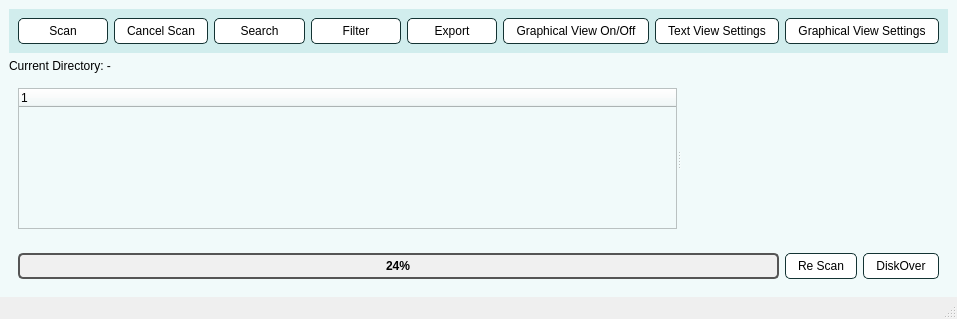
<?xml version="1.0" encoding="UTF-8"?>
<ui version="4.0">
 <class>MainWindow</class>
 <widget class="QMainWindow" name="MainWindow">
  <property name="geometry">
   <rect>
    <x>0</x>
    <y>0</y>
    <width>957</width>
    <height>319</height>
   </rect>
  </property>
  <property name="windowTitle">
   <string>MainWindow</string>
  </property>
  <widget class="QWidget" name="centralwidget">
   <property name="styleSheet">
    <string notr="true">background-color: #F1FAFA

</string>
   </property>
   <layout class="QVBoxLayout" name="verticalLayout">
    <item>
     <widget class="QWidget" name="ToolBar" native="true">
      <property name="sizePolicy">
       <sizepolicy hsizetype="Preferred" vsizetype="Fixed">
        <horstretch>0</horstretch>
        <verstretch>0</verstretch>
       </sizepolicy>
      </property>
      <property name="styleSheet">
       <string notr="true">#ToolBar {
background-color: #D1EDED;
}
#ToolBar QPushButton {
background-color: white; /* normal button color */
color: black; /* text color */
border: 1px solid #133333; /* border color */
border-radius: 5px; /* rounded corners */
padding: 5px 12px; /* space inside button */
}
/* Hover effect for buttons */
#ToolBar QPushButton:hover {
background-color: #F1FAFA; /* darker blue on hover */
}
</string>
      </property>
      <layout class="QHBoxLayout" name="horizontalLayout">
       <item>
        <widget class="QPushButton" name="pushButton_2">
         <property name="text">
          <string>Scan</string>
         </property>
        </widget>
       </item>
       <item>
        <widget class="QPushButton" name="pushButton_5">
         <property name="text">
          <string>Cancel Scan</string>
         </property>
        </widget>
       </item>
       <item>
        <widget class="QPushButton" name="pushButton_4">
         <property name="text">
          <string>Search</string>
         </property>
        </widget>
       </item>
       <item>
        <widget class="QPushButton" name="pushButton_3">
         <property name="text">
          <string>Filter</string>
         </property>
        </widget>
       </item>
       <item>
        <widget class="QPushButton" name="pushButton">
         <property name="text">
          <string>Export</string>
         </property>
        </widget>
       </item>
       <item>
        <widget class="QPushButton" name="pushButton_6">
         <property name="text">
          <string>Graphical View On/Off</string>
         </property>
        </widget>
       </item>
       <item>
        <widget class="QPushButton" name="pushButton_7">
         <property name="text">
          <string>Text View Settings</string>
         </property>
        </widget>
       </item>
       <item>
        <widget class="QPushButton" name="pushButton_8">
         <property name="text">
          <string>Graphical View Settings</string>
         </property>
        </widget>
       </item>
      </layout>
     </widget>
    </item>
    <item>
     <widget class="QLabel" name="labelCurrentDir">
      <property name="sizePolicy">
       <sizepolicy hsizetype="Preferred" vsizetype="Fixed">
        <horstretch>0</horstretch>
        <verstretch>0</verstretch>
       </sizepolicy>
      </property>
      <property name="text">
       <string>Current Directory: -</string>
      </property>
     </widget>
    </item>
    <item>
     <widget class="QWidget" name="MainView" native="true">
      <layout class="QHBoxLayout" name="horizontalLayout_2">
       <item>
        <widget class="QSplitter" name="splitter">
         <property name="orientation">
          <enum>Qt::Orientation::Horizontal</enum>
         </property>
         <widget class="QTreeWidget" name="treeWidget">
          <property name="sizePolicy">
           <sizepolicy hsizetype="Expanding" vsizetype="Expanding">
            <horstretch>0</horstretch>
            <verstretch>0</verstretch>
           </sizepolicy>
          </property>
          <column>
           <property name="text">
            <string notr="true">1</string>
           </property>
          </column>
         </widget>
         <widget class="QWidget" name="widget_3" native="true"/>
        </widget>
       </item>
      </layout>
     </widget>
    </item>
    <item>
     <widget class="QWidget" name="widget" native="true">
      <property name="sizePolicy">
       <sizepolicy hsizetype="Preferred" vsizetype="Fixed">
        <horstretch>0</horstretch>
        <verstretch>0</verstretch>
       </sizepolicy>
      </property>
      <layout class="QHBoxLayout" name="horizontalLayout_3">
       <item>
        <widget class="QProgressBar" name="progressBar">
         <property name="styleSheet">
          <string notr="true">/* ProgressBar overall background */
QProgressBar {
border: 2px solid #555; /* border around the bar */
border-radius: 5px; /* rounded corners */
background-color: #f0f0f0; /* color of the empty part */
text-align: center; /* center the percentage text */
font-weight: bold; /* make text bold */
}
QProgressBar::chunk {
background-color: qlineargradient(
x1:0, y1:0, x2:1, y2:0, /* left to right gradient */
stop:0 #CCEBEB, /* start color */
stop:1 #47B8B8 /* end color */
);
border-radius: 5px; /* rounded edges for smooth fill */
}
</string>
         </property>
         <property name="value">
          <number>24</number>
         </property>
        </widget>
       </item>
       <item>
        <widget class="QPushButton" name="pushButton_9">
         <property name="styleSheet">
          <string notr="true">/* Styles for the single button */
#pushButton_9 {
    background-color: white;       /* normal button color */
    color: black;                  /* text color */
    border: 1px solid #133333;    /* border color */
    border-radius: 5px;            /* rounded corners */
    padding: 5px 12px;             /* space inside button */
}

/* Hover effect for the button */
#pushButton_9:hover {
    background-color: #F1FAFA;    /* color on hover */
}
</string>
         </property>
         <property name="text">
          <string>Re Scan</string>
         </property>
        </widget>
       </item>
       <item>
        <widget class="QPushButton" name="pushButton_10">
         <property name="styleSheet">
          <string notr="true">/* Styles for the single button */
#pushButton_10 {
    background-color: white;       /* normal button color */
    color: black;                  /* text color */
    border: 1px solid #133333;    /* border color */
    border-radius: 5px;            /* rounded corners */
    padding: 5px 12px;             /* space inside button */
}

/* Hover effect for the button */
#pushButton_10:hover {
    background-color: #F1FAFA;    /* color on hover */
}
</string>
         </property>
         <property name="text">
          <string>DiskOver</string>
         </property>
        </widget>
       </item>
      </layout>
     </widget>
    </item>
   </layout>
  </widget>
  <widget class="QMenuBar" name="menubar">
   <property name="geometry">
    <rect>
     <x>0</x>
     <y>0</y>
     <width>957</width>
     <height>26</height>
    </rect>
   </property>
  </widget>
  <widget class="QStatusBar" name="statusbar"/>
 </widget>
 <resources/>
 <connections/>
</ui>
